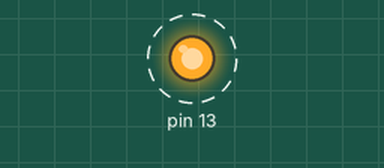
Simulated run of this sketch. Board: Arduino Uno, built with avr-gcc and run on an emulated ATmega328P. On the bench: output pins drawn as LEDs (lit = HIGH). Dashed ring = blinking. What the sketch prints to the serial monitor is not drawn.

Above: at 0.2 s.
Timing chart, 0 to 3.0 s (numbered marks = the images above):
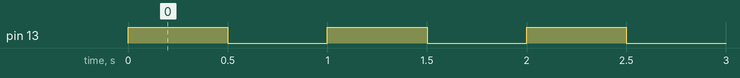

Measured:
- by itself, pin 13: alternates HIGH for 0.50 s and LOW for 0.50 s

The sketch:

TaskScheduler_Example.ino
```cpp
#include "TaskScheduler.h"

void setup()
{
	Serial.begin(9600);

	TaskScheduler.Init();

	TaskScheduler.Add(RunB, 100);
	TaskScheduler.Add(RunD, 700);
	TaskScheduler.Add(RunA, 100);
	TaskScheduler.Add(RunC, 250);
	TaskScheduler.Add(RunE, 1000);
	TaskScheduler.Run();

	//----------- Blink----------
	pinMode(13, OUTPUT);
}

void loop()
{
	digitalWrite(13, HIGH);
	delay(500);
	digitalWrite(13, LOW);
	delay(500);

}

void RunA()
{
	static int a = 0;
	a++;
	Serial.print(millis());
	Serial.print("-");
	Serial.print("A");
	Serial.println(a);
}

void RunB()
{
	static int b = 0;
	b++;
	Serial.print(millis());
	Serial.print("-");
	Serial.print("B");
	Serial.println(b);
}

void RunC()
{
	static int c = 0;
	c++;
	Serial.print(millis());
	Serial.print("-");
	Serial.print("C");
	Serial.println(c);
}

void RunD()
{
	static int d = 0;
	d++;
	Serial.print(millis());
	Serial.print("-");
	Serial.print("D");
	Serial.println(d);
}

void RunE()
{
	static int e = 0;
	e++;
	Serial.print(millis());
	Serial.print("-");
	Serial.print("E");
	Serial.println(e);
}
```

TaskScheduler.cpp
```cpp
//
//
//

#include "TaskScheduler.h"

void TaskSchedulerClass::Init()
{
	cli();                                  // Turn off global interrupt

	/* Reset Timer/Counter2 */
	TCCR2A = 0;
	TCCR2B = 0;
	TIMSK2 = 0;

	/* Setup Timer/Counter2 */
	TCCR2B |= (1 << CS22);
	TCCR2B &= ~((1 << CS21) | (1 << CS20));
	TCNT2 = 7;
	TIMSK2 = (1 << TOIE2);                  // Overflow interrupt enable

	threadNumber = 0;
	interruptTime = 0;
	timeCounter = 0;
	funcCallingTime = 0;
	nearestThreadOrder = 0;

}

//Add a function into Thread Array and run every time

void TaskSchedulerClass::Add(void(*func)(), uint16_t time)
{
	threadNumber++;		// initial number is 0 and increase 1 value before add and function into array
	Thread *threadTemp = new Thread[threadNumber];	// temporary array use to save olde thread array

	for (uint8_t index = 0; index < (threadNumber - 1); index++)
	{
		threadTemp[index] = ThreadArray[index];
	}

	if (ThreadArray != NULL)
	{
		delete[] ThreadArray;
	}

	ThreadArray = threadTemp;

	Thread thread;
	thread.Func = func;
	thread.Time = time;
	thread.CountDown = time;

	// Add new thread into array
	ThreadArray[threadNumber - 1] = thread;

	if (funcCallingTime == 0 || funcCallingTime > time)
	{
		funcCallingTime = time;
	}
}

// Sort every thread increase from small to big base on time.

void TaskSchedulerClass::sort()
{
	Thread tempThread;
	for (uint8_t index = 0; index < threadNumber - 1; index++)
	{
		for (uint8_t index1 = 1; index1 < threadNumber; index1++)
		{
			if (ThreadArray[index].Time > ThreadArray[index1].Time)
			{
				tempThread = ThreadArray[index];
				ThreadArray[index] = ThreadArray[index1];
				ThreadArray[index1] = tempThread;

			}
		}
	}
}

void TaskSchedulerClass::Run()
{
	sort();
	sei();

}

void TaskSchedulerClass::Stop()
{
	for (uint8_t index = 0; index < threadNumber; index++)
	{
		ThreadArray[index].Enough = false;
	}
}

void TaskSchedulerClass::Execute()
{
	if (!threadNumber)
		return;

	timeCounter++;
	if (timeCounter < funcCallingTime)
		return;

	//when enough time to call function

	timeCounter = 0;

	if (ThreadArray[nearestThreadOrder].Enough == true)
		ThreadArray[nearestThreadOrder].Func();		// implement function

	for (uint8_t index = 0; index < threadNumber; index++)
	{
		if (ThreadArray[index].Enough == false)
			continue;
		// Set count down time every thread
		ThreadArray[index].CountDown -= funcCallingTime;
	}

	ThreadArray[nearestThreadOrder].CountDown = ThreadArray[nearestThreadOrder].Time;

	nearestThreadOrder = 0;

	for (uint8_t index = 1; index < threadNumber; index++)
	{
		if (ThreadArray[index].Enough == false)
			continue;
		// Find thread order has count down time is smallest
		if (ThreadArray[index].CountDown < ThreadArray[nearestThreadOrder].CountDown)
		{
			nearestThreadOrder = index;
		}
	}

	// Set time to call function in next time
	funcCallingTime = ThreadArray[nearestThreadOrder].CountDown;

}

void TaskSchedulerClass::Change(void(*func)(), uint16_t time)
{
	if (!this->IsFunctionExit(func))
	{
		this->Add(func, time);
		sort();
		return;
	}


	for (uint8_t index = 0; index < threadNumber; index++)
	{
		if (ThreadArray[index].Func == func)
		{
			ThreadArray[index].Time = time;
			ThreadArray[index].CountDown = time;
		}
	}
}

void TaskSchedulerClass::Stop(void(*func)())
{
	for (uint8_t index = 0; index < threadNumber; index++)
	{
		if (ThreadArray[index].Func == func)
		{
			ThreadArray[index].Enough = false;
		}
	}
}

void TaskSchedulerClass::Resum(void(*func)())
{
	for (uint8_t index = 0; index < threadNumber; index++)
	{
		if (ThreadArray[index].Func == func)
		{
			ThreadArray[index].Enough = true;
			ThreadArray[index].CountDown = ThreadArray[index].Time;
		}
	}

	for (uint8_t index = 0; index < threadNumber; index++)
	{
		if (ThreadArray[index].Enough == false || ThreadArray[index].Func == func)
			continue;
		// Set count down time every thread
		ThreadArray[index].CountDown -= (timeCounter + 1);
	}

	nearestThreadOrder = 0;

	for (uint8_t index = 1; index < threadNumber; index++)
	{
		if (ThreadArray[index].Enough == false)
			continue;
		// Find thread order has count down time is smallest
		if (ThreadArray[index].CountDown < ThreadArray[nearestThreadOrder].CountDown)
		{
			nearestThreadOrder = index;
		}
	}

	// Set time to call function in next time
	funcCallingTime = ThreadArray[nearestThreadOrder].CountDown;

	timeCounter = 0;
}

void TaskSchedulerClass::Delete(void(*func)())
{
	if (threadNumber > 0)

	threadNumber--;
	Thread *threadTemp = new Thread[threadNumber];	// temporary array use to save olde thread array

	uint8_t index1 = 0;
	for (uint8_t index2 = 0; index2 < threadNumber + 1; index2++)
	{
		if (ThreadArray[index2].Func != func)
		{
			threadTemp[index1] = ThreadArray[index2];
			index1++;
		}
	}

	if (ThreadArray != NULL)
	{
		delete[] ThreadArray;
	}

	ThreadArray = new Thread[threadNumber];
	for (uint8_t index = 0; index < threadNumber; index++)
	{
		ThreadArray[index] = threadTemp[index];
	}
}

bool TaskSchedulerClass::IsFunctionExit(void(*func)())
{
	for ( uint8_t index = 0; index < threadNumber; index++ )
	{
		if (ThreadArray[index].Func == func)
		{
			return true;
		}
	}
	return false;
}

ISR(TIMER2_OVF_vect)
{
	TCNT2 = 6;	// Interrupt function was called every 0.001 s
	TaskScheduler.Execute();
}

TaskSchedulerClass TaskScheduler;
```

TaskScheduler.h
```cpp
// TaskScheduler.h

#ifndef _TASKSCHEDULER_h
#define _TASKSCHEDULER_h

#if defined(ARDUINO) && ARDUINO >= 100
	#include "arduino.h"
#else
	#include "WProgram.h"
#endif

struct Thread
{
	void(*Func)(void) = NULL;
	uint16_t Time = 0;
	uint16_t CountDown = 0;
	bool Enough = true;
};

class TaskSchedulerClass
{
public:
	Thread *ThreadArray;
	void Init();
	void Add(void(*func)(), uint16_t time);
	void Change(void(*func)(), uint16_t time);
	void Run();
	void Stop();
	void Stop(void(*func)());
	void Resum(void(*func)());
	void Delete(void(*func)());
	bool IsFunctionExit(void(*func)());
	void Execute();
private:
	uint8_t threadNumber = 0;
	uint16_t interruptTime = 0;
	uint16_t timeCounter = 0;
	uint16_t funcCallingTime = 0;
	uint8_t nearestThreadOrder = 0;

	void sort();
};

extern TaskSchedulerClass TaskScheduler;

#endif
```
